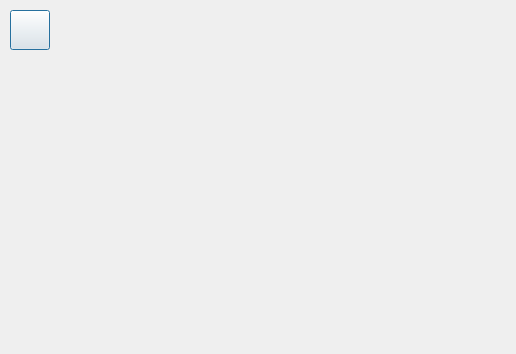
<?xml version="1.0" encoding="UTF-8"?>
<ui version="4.0">
 <class>CalibrationWindow</class>
 <widget class="QDialog" name="CalibrationWindow">
  <property name="geometry">
   <rect>
    <x>0</x>
    <y>0</y>
    <width>516</width>
    <height>354</height>
   </rect>
  </property>
  <property name="windowTitle">
   <string>Dialog</string>
  </property>
  <widget class="QPushButton" name="target">
   <property name="geometry">
    <rect>
     <x>10</x>
     <y>10</y>
     <width>40</width>
     <height>40</height>
    </rect>
   </property>
   <property name="cursor">
    <cursorShape>CrossCursor</cursorShape>
   </property>
   <property name="text">
    <string/>
   </property>
   <property name="icon">
    <iconset resource="design.qrc">
     <normaloff>:/icons/calibrate.png</normaloff>:/icons/calibrate.png</iconset>
   </property>
   <property name="iconSize">
    <size>
     <width>32</width>
     <height>32</height>
    </size>
   </property>
   <property name="shortcut">
    <string>Return</string>
   </property>
   <property name="default">
    <bool>true</bool>
   </property>
   <property name="flat">
    <bool>false</bool>
   </property>
  </widget>
 </widget>
 <resources>
  <include location="design.qrc"/>
 </resources>
 <connections>
  <connection>
   <sender>target</sender>
   <signal>clicked()</signal>
   <receiver>CalibrationWindow</receiver>
   <slot>targetClicked()</slot>
   <hints>
    <hint type="sourcelabel">
     <x>29</x>
     <y>32</y>
    </hint>
    <hint type="destinationlabel">
     <x>247</x>
     <y>217</y>
    </hint>
   </hints>
  </connection>
 </connections>
 <slots>
  <slot>targetClicked()</slot>
 </slots>
</ui>
